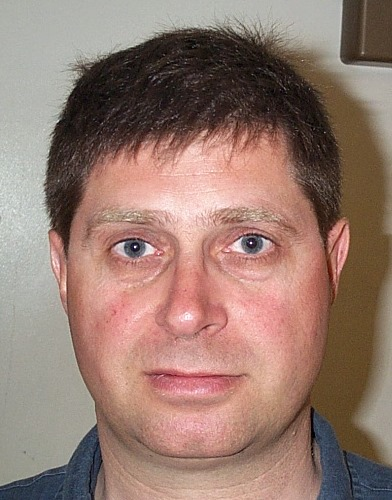
%> input picture images/db1/db1_01.jpg, 392 x 500 px; its folder holds only this picture in this run
$ octave test.m   (GNU Octave 9; MATLAB toolbox functions it lacks are replaced by stand-ins)
%> lines starting %> are read from the running program, lines starting %| are printed output that depends on the picture; long printed decimals are rounded
dirname = 'images/db1';
files = dir(fullfile(dirname, '*.jpg'));
files = {files.name}';
%total of files
total = 0;

% control the error!
rotateError = 5;
toneError = 30;
scaleError = 10;
step = 1;
angle = 5;

% results
correct = 0;
nofound = 0;
FRR = 0;
FAR = 0;

for i=1:numel(files)
    clear img fname res;
    fname = fullfile(dirname, files{i});
    img = imread(fname);
%> img is the input picture: size 500x392x3 uint8; mean R, G, B 150.1, 122.6, 111.8
    number = str2num(fname(end-5:end-4));
    for j=-rotateError:5:rotateError
        % destroy the image!
        % rotate image
        rotatedImage = imrotate(img, j);
        for k=-toneError:30:toneError
            % adjust tone value
            toneAdjustedImage = rotatedImage * (1 - k * 0.01);
            for l=-scaleError:10:scaleError
                % scale image
                modifiedImage = imresize(toneAdjustedImage, 1 - l * 0.01);
                total = total + 1;

                [res, info] = tnm034(modifiedImage);
                ids = info(1,1);
                if(res ~= 0)
                    correct = correct + 1;
                    if(ids == number)
                      %correct
                      disp(['Match for file "' fname '": ' num2str(res)]);
                    else
                      %false positive
                      FAR = FAR + 1;
                      disp(['False positive for file "' fname '": ' num2str(res)]);
                    end
                else
                    if(ids == number)
                        FRR = FRR + 1;
                        disp(['False negative for file "' fname '": ' num2str(res)]);
                    elseif(ids == -1)
                        nofound = nofound + 1;
                        disp(['No face found file "' fname '": ' num2str(res)]);
                    else
                        disp(['No match for file "' fname '": ' num2str(res)]);
                    end
                end


                if (ids == -1)
                    nofound = nofound + 1;
                    disp(['No Face for file "' fname '": ' num2str(res)]);
                    continue
                end
            end
        end
    end
%> this loop made 3 passes
%| False positive for file "images/db1/db1_01.jpg": 4
%| No match for file "images/db1/db1_01.jpg": 0
%| No match for file "images/db1/db1_01.jpg": 0
%> pass 1, `rotatedImage = imrotate(img, j);`:
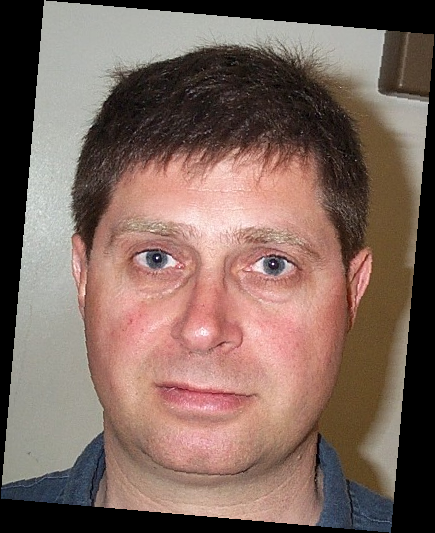
%> rotatedImage: size 533x435x3 uint8; mean R, G, B 126.9, 103.6, 94.5
%> pass 3, `rotatedImage = imrotate(img, j);`:
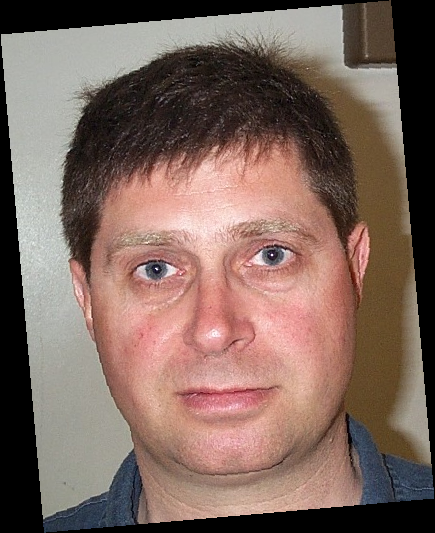
%> rotatedImage: size 533x435x3 uint8; mean R, G, B 126.9, 103.6, 94.6
%> after the loop, FAR = 11; FRR = 0; correct = 19; nofound = 0; total = 27
end

disp(['Results of ' num2str(total) ' images:']);
%| Results of 27 images:
disp(['Correct: ' num2str(correct/total)]);
%| Correct: 0.7037
disp(['False Rejection Rate: ' num2str(FRR/(total-nofound-correct))]);
%| False Rejection Rate: 0
disp(['False Acceptance Rate: ' num2str(FAR/correct)]);
%| False Acceptance Rate: 0.5789
disp(['No faces found: ' num2str(nofound)]);
%| No faces found: 0
